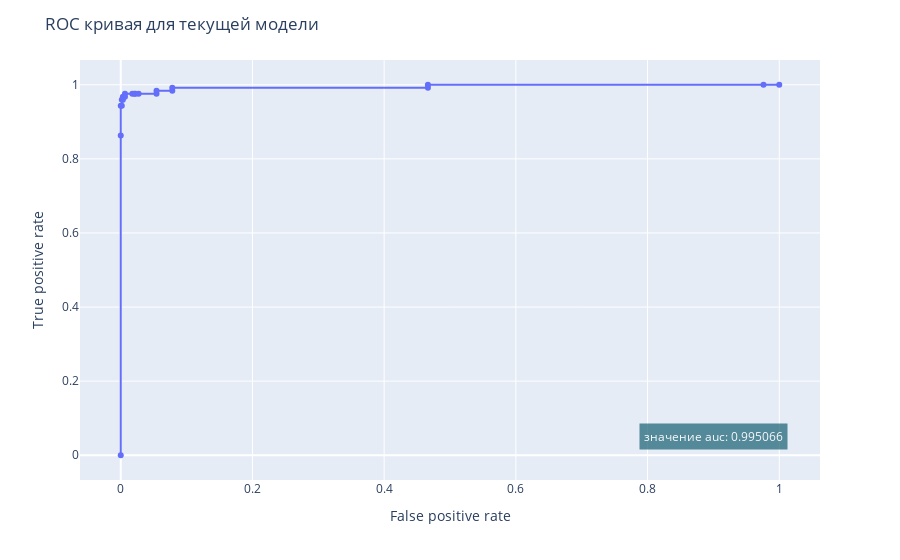

The notebook cell this image was saved under:
### Markdown cell above
Нарисуйте ROC-кривую:

### Code cell
# получим предсказание вероятности правильного определения спам/не спам
# и на этих жанных построим ROC кривую
y_pred_proba = model.predict_proba(X_test)[:,1]
false_rate, true_rate, _ = metrics.roc_curve(y_test, y_pred_proba)
auc = metrics.roc_auc_score(y_test, y_pred_proba)


fig = px.line(x=false_rate, 
              y=true_rate,
              markers=True
              )
fig.update_layout(title='ROC кривая для текущей модели',
                   xaxis_title='False positive rate',
                   yaxis_title='True positive rate')
fig.add_annotation(
        x=.9,
        y=.05,
        text=f"значение auc: {round(auc,6)}",
        font=dict(
            size=12,
            color="#ffffff"
            ),
        align="center",
        ax=-2,
        borderpad=4,
        bgcolor="#166071",
        opacity=0.7,
        showarrow=False
        )

fig.show()

### Figure 1 — Plotly figure (JSON) as saved in the notebook; plotly's stock layout.template omitted (floating-point values rounded to 4 significant figures)
{"data": [{"hovertemplate": "x=%{x}<br>y=%{y}<extra></extra>", "legendgroup": "", "line": {"color": "#636efa", "dash": "solid"}, "marker": {"symbol": "circle"}, "mode": "markers+lines", "name": "", "orientation": "v", "showlegend": false, "type": "scatter", "x": [0, 0, 0, 0.001597, 0.001597, 0.003195, 0.003195, 0.00639, 0.00639, 0.01757, 0.02077, 0.02236, 0.02716, 0.05431, 0.05431, 0.07827, 0.07827, 0.4665, 0.4665, 0.976, 1], "xaxis": "x", "y": [0, 0.8629, 0.9435, 0.9435, 0.9597, 0.9597, 0.9677, 0.9677, 0.9758, 0.9758, 0.9758, 0.9758, 0.9758, 0.9758, 0.9839, 0.9839, 0.9919, 0.9919, 1, 1, 1], "yaxis": "y"}], "layout": {"annotations": [{"align": "center", "ax": -2, "bgcolor": "#166071", "borderpad": 4, "font": {"color": "#ffffff", "size": 12}, "opacity": 0.7, "showarrow": false, "text": "значение auc: 0.995066", "x": 0.9, "y": 0.05}], "legend": {"tracegroupgap": 0}, "margin": {"t": 60}, "title": {"text": "ROC кривая для текущей модели"}, "xaxis": {"anchor": "y", "domain": [0, 1], "title": {"text": "False positive rate"}}, "yaxis": {"anchor": "x", "domain": [0, 1], "title": {"text": "True positive rate"}}}}
